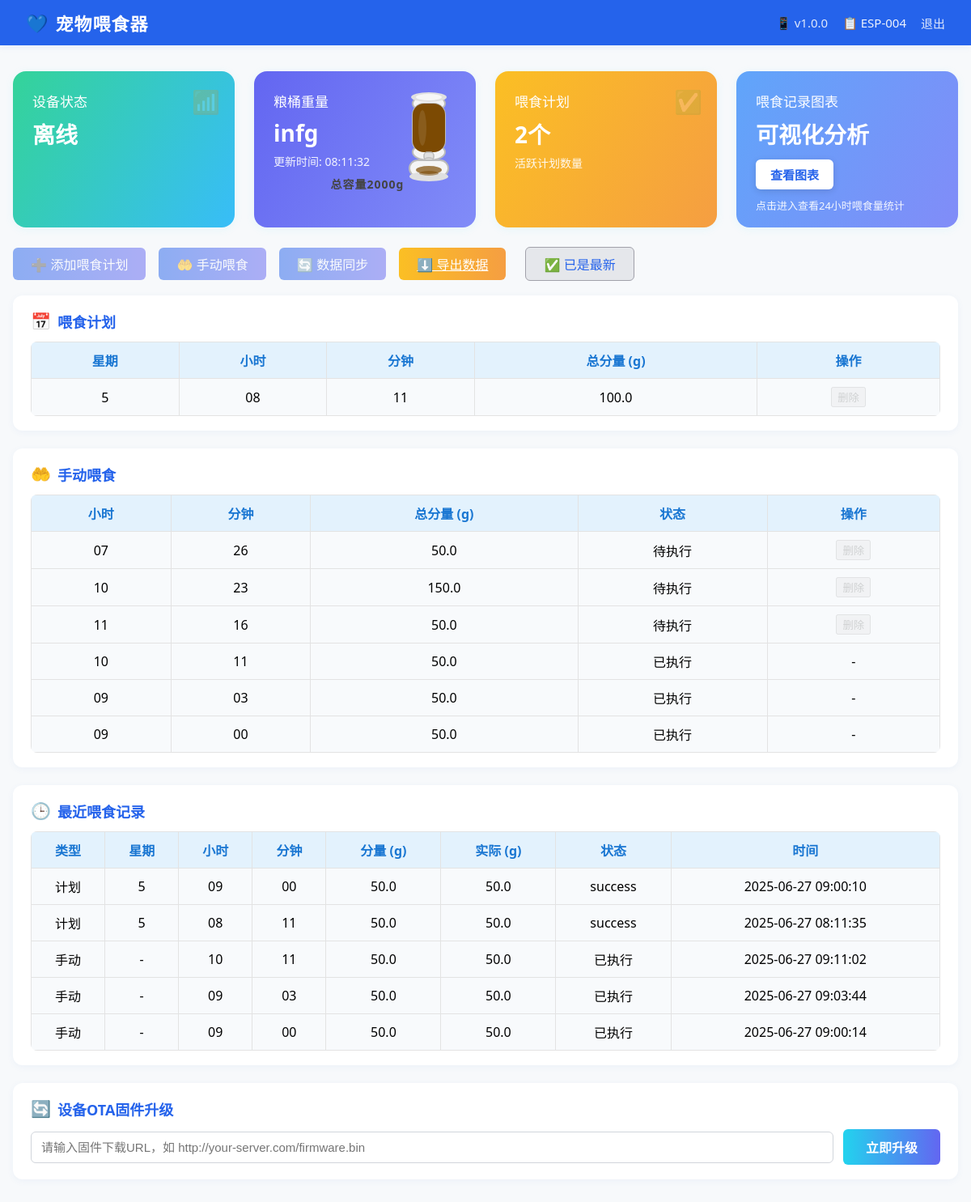
/?device_id=ESP-004 (signed in), run on the app's committed database.
### pet_feeder_server.py (models this page shows)
class Device(db.Model):
    __tablename__ = 'devices'
    id = db.Column(db.Integer, primary_key=True)
    device_id = db.Column(db.String(20), unique=True, nullable=False)
    password = db.Column(db.String(100), nullable=False)
    device_type = db.Column(db.String(50), default='pet_feeder')
    firmware_version = db.Column(db.String(20), default='1.0.0')
    protocol_version = db.Column(db.String(10), default='1.0')  # 新增：协议版本
    hardware_version = db.Column(db.String(10), default='1.0')  # 新增：硬件版本
    first_seen = db.Column(db.DateTime, default=datetime.utcnow)
    last_seen = db.Column(db.DateTime, default=datetime.utcnow)
    is_online = db.Column(db.Boolean, default=False)
    heartbeat_count = db.Column(db.Integer, default=0)
    grain_weight = db.Column(db.Float, default=0.0)  # 粮桶重量
    last_grain_update = db.Column(db.DateTime, default=datetime.utcnow)
    boot_count = db.Column(db.Integer, default=0)  # 新增：启动次数
    install_time = db.Column(db.DateTime, default=datetime.utcnow)  # 新增：安装时间

class FeedingRecord(db.Model):
    __tablename__ = 'feeding_records'
    id = db.Column(db.Integer, primary_key=True)
    device_id = db.Column(db.String(20), db.ForeignKey('devices.device_id'), nullable=False)
    day_of_week = db.Column(db.Integer, nullable=False)
    hour = db.Column(db.Integer, nullable=False)
    minute = db.Column(db.Integer, nullable=False)
    feeding_amount = db.Column(db.Float, nullable=False)
    actual_amount = db.Column(db.Float, nullable=True)  # 实际喂食量
    status = db.Column(db.String(20), default='success')  # success, failed, partial
    created_at = db.Column(db.DateTime, default=datetime.utcnow)

class ManualFeeding(db.Model):
    __tablename__ = 'manual_feedings'
    id = db.Column(db.Integer, primary_key=True)
    device_id = db.Column(db.String(20), db.ForeignKey('devices.device_id'), nullable=False)
    hour = db.Column(db.Integer, nullable=False)
    minute = db.Column(db.Integer, nullable=False)
    feeding_amount = db.Column(db.Float, nullable=False)
    is_confirmed = db.Column(db.Boolean, default=False)  # 新增：设备确认收到指令
    is_executed = db.Column(db.Boolean, default=False)   # 设备实际执行
    created_at = db.Column(db.DateTime, default=datetime.utcnow)
    executed_at = db.Column(db.DateTime, nullable=True)
    is_pending_delete = db.Column(db.Boolean, default=False)  # 新增：标记为待删除

### pet_feeder_server.py (the view, shortened to what this page needs)
@app.route('/', methods=['GET', 'POST'])
def index():
    if request.method == 'POST':
        if request.headers.get('Host', '').startswith('hub5p.sandai.net'):
            return '', 404
        print("收到POST /，请求头：", dict(request.headers))
        return redirect(url_for('index'))
    if 'admin_user' in session and request.args.get('device_id'):
        device_id = request.args.get('device_id')
        device = Device.query.filter_by(device_id=device_id).first()
        if not device:
            flash('设备不存在', 'error')
            return redirect(url_for('admin_devices'))
    beijing = pytz.timezone('Asia/Shanghai')
    last_seen_local = device.last_seen.replace(tzinfo=pytz.utc).astimezone(beijing) if device.last_seen else None
    last_grain_update_local = device.last_grain_update.replace(tzinfo=pytz.utc).astimezone(beijing) if device.last_grain_update else None
    feeding_plans = FeedingPlan.query.filter_by(device_id=device_id, is_active=True, is_pending_delete=False).all()
    manual_feedings = ManualFeeding.query.filter_by(device_id=device_id, is_executed=False, is_pending_delete=False).all()
    recent_manual_feedings = ManualFeeding.query.filter_by(device_id=device_id, is_pending_delete=False).order_by(ManualFeeding.created_at.desc()).limit(10).all()
    recent_records = FeedingRecord.query.filter_by(device_id=device_id).order_by(FeedingRecord.created_at.desc()).limit(10).all()
    for record in recent_records:
        record.created_at_local = record.created_at.replace(tzinfo=pytz.utc).astimezone(beijing)
    for m in recent_manual_feedings:
        if m.executed_at:
            m.executed_at_local = m.executed_at.replace(tzinfo=pytz.utc).astimezone(beijing)
    merged_plans = {}
    for plan in feeding_plans:
        key = f"{plan.day_of_week}-{plan.hour}-{plan.minute}"
        merged_plans[key] = merged_plans.get(key, 0) + plan.feeding_amount
    merged_manuals = {}
    for m in recent_manual_feedings:
        if m.is_confirmed and not m.is_executed:
            key = f"{m.hour}-{m.minute}-0"  # 0表示待执行
            merged_manuals[key] = merged_manuals.get(key, 0) + m.feeding_amount
        elif m.is_executed:
            key = f"{m.hour}-{m.minute}-1"  # 1表示已执行
            merged_manuals[key] = merged_manuals.get(key, 0) + m.feeding_amount
    return render_template('index.html',
                         device=device,
                         feeding_plans=feeding_plans,
                         manual_feedings=manual_feedings,
                         recent_manual_feedings=recent_manual_feedings,
                         recent_records=recent_records,
                         last_seen_local=last_seen_local,
                         last_grain_update_local=last_grain_update_local,
                         merged_plans=merged_plans,
                         merged_manuals=merged_manuals)

### templates/index.html (shortened to what this page needs)
<!DOCTYPE html>
<html lang="zh-CN">
<head>
</head>
<body>
    <div class="navbar">
        <div class="logo">宠物喂食器</div>
        <div class="nav-right">
            <div class="version-info" onclick="showVersionInfo()" style="cursor: pointer; color: #fff; font-size: 15px; opacity: 0.85; display: flex; align-items: center; gap: 6px;">
                <span>📱 v{{ device.firmware_version }}</span>
            </div>
            <span class="device-id">📋 {{ device.device_id }}</span>
            <a href="/logout" class="logout">退出</a>
        </div>
    </div>
    <div class="main-container">
        <div class="status-cards">
            <div class="status-card status-online">
                <div class="card-title">设备状态</div>
                <div class="card-value">{{ '在线' if device.is_online else '离线' }}</div>
                <div class="card-icon">📶</div>
            </div>
            <div class="status-card status-weight">
                <div class="card-title">粮桶重量</div>
                <div class="card-value">{{ device.grain_weight }}g</div>
                <div class="card-desc">更新时间: {{ last_grain_update_local.strftime('%H:%M:%S') if last_grain_update_local else '-' }}</div>
                <div style="position:absolute;top:18px;right:18px;display:flex;flex-direction:column;align-items:center;">
                    {% set percent = (device.grain_weight / 2000.0) if device.grain_weight < 2000 else 1.0 %}
                    <svg width="80" height="120" viewBox="0 0 80 120">
                        <defs>
                            <clipPath id="siloFillClip">
                                <rect x="20" y="22" width="40" height="60" rx="14"/>
                            </clipPath>
                        </defs>
                        <ellipse cx="40" cy="22" rx="20" ry="10" fill="#f5f5f5" stroke="#bbb" stroke-width="2"/>
                        <rect x="20" y="22" width="40" height="60" rx="14" fill="#f5f5f5" stroke="#bbb" stroke-width="2"/>
                        <ellipse cx="40" cy="82" rx="20" ry="10" fill="#f5f5f5" stroke="#bbb" stroke-width="2"/>
                        {% set fill_h = 60 * percent %}
                        <rect x="20" y="{{ 22+60-fill_h }}" width="40" height="{{ fill_h }}" fill="#7c4a03" clip-path="url(#siloFillClip)"/>
                        <ellipse cx="32" cy="52" rx="5" ry="22" fill="#fff" fill-opacity="0.10"/>
                        <ellipse cx="40" cy="14" rx="22" ry="6" fill="#e0e0e0"/>
                        <ellipse cx="40" cy="14" rx="16" ry="4" fill="#fff" fill-opacity="0.7"/>
                        <rect x="34" y="82" width="12" height="10" rx="4" fill="#e0e0e0" stroke="#bbb" stroke-width="1.5"/>
                        <ellipse cx="40" cy="92" rx="6" ry="3" fill="#e0e0e0" stroke="#bbb" stroke-width="1.5"/>
                        <rect x="16" y="92" width="48" height="20" rx="10" fill="#f5f5f5" stroke="#bbb" stroke-width="2"/>
                        <ellipse cx="40" cy="112" rx="24" ry="6" fill="#e0e0e0"/>
                        <ellipse cx="40" cy="104" rx="16" ry="5" fill="#7c4a03" fill-opacity="0.7"/>
                        <ellipse cx="40" cy="108" rx="12" ry="3" fill="#7c4a03" fill-opacity="0.5"/>
                    </svg>
                </div>
                <div style="width:100%;text-align:center;font-size:14px;font-weight:bold;color:#444;margin-top:8px;letter-spacing:1px;">总容量2000g</div>
            </div>
            <div class="status-card status-plan" style="position:relative;">
                <div class="card-title">喂食计划</div>
                <div class="card-value">{{ feeding_plans|length }}个</div>
                <div class="card-desc">活跃计划数量</div>
                <div class="card-icon">✅</div>
            </div>
            <div class="status-card status-chart" style="background:linear-gradient(120deg,#60a5fa 0%,#818cf8 100%);color:#fff;">
                <div class="card-title">喂食记录图表</div>
                <div class="card-value" style="margin-bottom:12px;">可视化分析</div>
                <button onclick="window.location.href='/feeding_chart'" style="padding:8px 18px;font-size:15px;border-radius:6px;background:#fff;color:#2563eb;border:none;cursor:pointer;font-weight:600;box-shadow:0 2px 8px #0002;">查看图表</button>
                <div class="card-desc" style="margin-top:10px;font-size:13px;opacity:0.92;">点击进入查看24小时喂食量统计</div>
            </div>
        </div>
        <div class="actions-bar">
            <button onclick="showPlanModal()" id="addPlanBtn" {% if not device.is_online %}disabled style="opacity:0.5;cursor:not-allowed;"{% endif %}>➕ 添加喂食计划</button>
            <button onclick="showManualFeedModal()" id="manualFeedBtn" {% if not device.is_online %}disabled style="opacity:0.5;cursor:not-allowed;"{% endif %}>🤲 手动喂食</button>
            <button id="syncBtn" {% if not device.is_online %}disabled style="opacity:0.5;cursor:not-allowed;"{% endif %}>🔄 数据同步</button>
            <a class="export-btn" href="/export_feeding_records/{{ device.device_id }}">⬇️ 导出数据</a>
            <button id="updateNoticeBtn" class="update-notice-btn" style="background: #fef3c7; color: #b91c1c; border: 1px solid #f59e0b; margin-left: 8px; display: none;" onclick="showVersionInfo()">
            </button>
        </div>
        <div class="card-section">
            <div class="section-title"><span class="icon">📅</span>喂食计划</div>
            <table>
                <tr><th>星期</th><th>小时</th><th>分钟</th><th>总分量 (g)</th><th>操作</th></tr>
                {% for key, total in merged_plans.items() %}
                {% set parts = key.split('-') %}
                <tr>
                    <td>{{ parts[0] }}</td>
                    <td>{{ '%02d'|format(parts[1]|int) }}</td>
                    <td>{{ '%02d'|format(parts[2]|int) }}</td>
                    <td>{{ total }}</td>
                    <td>
                        <button onclick="deleteMergedPlan('{{ key }}')" {% if not device.is_online %}disabled style="opacity:0.5;cursor:not-allowed;"{% endif %} style="color:#e53935;">删除</button>
                    </td>
                </tr>
                {% else %}
                <tr><td colspan="5">暂无喂食计划</td></tr>
                {% endfor %}
            </table>
        </div>
        <div class="card-section">
            <div class="section-title"><span class="icon">🤲</span>手动喂食</div>
            <table>
                <tr><th>小时</th><th>分钟</th><th>总分量 (g)</th><th>状态</th><th>操作</th></tr>
                {% for key, total in merged_manuals.items() %}
                {% set parts = key.split('-') %}
                <tr>
                    <td>{{ '%02d'|format(parts[0]|int) }}</td>
                    <td>{{ '%02d'|format(parts[1]|int) }}</td>
                    <td>{{ total }}</td>
                    <td>
                        {% if parts[2] == '1' %}
                            已执行
                        {% else %}
                            待执行
                        {% endif %}
                    </td>
                    <td>
                        {% if parts[2] == '0' %}
                        <button onclick="deleteMergedManual('{{ key }}')" {% if not device.is_online %}disabled style="opacity:0.5;cursor:not-allowed;"{% endif %} style="color:#e53935;">删除</button>
                        {% else %}
                        -
                        {% endif %}
                    </td>
                </tr>
                {% endfor %}
            </table>
        </div>
        <div class="card-section">
            <div class="section-title"><span class="icon">🕒</span>最近喂食记录</div>
            <table>
                <tr><th>类型</th><th>星期</th><th>小时</th><th>分钟</th><th>分量 (g)</th><th>实际 (g)</th><th>状态</th><th>时间</th></tr>
                {% for record in recent_records %}
                <tr>
                    <td>计划</td>
                    <td>{{ record.day_of_week }}</td>
                    <td>{{ '%02d'|format(record.hour) }}</td>
                    <td>{{ '%02d'|format(record.minute) }}</td>
                    <td>{{ record.feeding_amount }}</td>
                    <td>{{ record.actual_amount }}</td>
                    <td>{{ record.status }}</td>
                    <td>{{ record.created_at_local.strftime('%Y-%m-%d %H:%M:%S') }}</td>
                </tr>
                {% endfor %}
                {% for m in recent_manual_feedings %}
                {% if m.is_executed %}
                <tr>
                    <td>手动</td>
                    <td>-</td>
                    <td>{{ '%02d'|format(m.hour) }}</td>
                    <td>{{ '%02d'|format(m.minute) }}</td>
                    <td>{{ m.feeding_amount }}</td>
                    <td>{{ m.feeding_amount }}</td>
                    <td>已执行</td>
                    <td>{{ m.executed_at_local.strftime('%Y-%m-%d %H:%M:%S') if m.executed_at_local else '-' }}</td>
                </tr>
                {% endif %}
                {% endfor %}
            </table>
        </div>
        <div class="card-section" style="margin-bottom: 28px;">
            <div class="section-title"><span class="icon">🔄</span> 设备OTA固件升级</div>
            <form id="ota-form" style="display: flex; gap: 12px; align-items: center; flex-wrap: wrap;">
                <input type="url" id="ota-url" name="ota_url" placeholder="请输入固件下载URL，如 http://your-server.com/firmware.bin" style="flex:1; min-width:220px; padding:10px 12px; border-radius:6px; border:1px solid #d1d5db; font-size:15px;" required>
                <button type="submit" style="padding:10px 28px; border:none; border-radius:6px; background:linear-gradient(90deg,#22d3ee 0%,#6366f1 100%); color:#fff; font-size:16px; font-weight:600; cursor:pointer; transition:background 0.2s;">立即升级</button>
            </form>
        </div>
    </div>
</body>
</html>

### data on the page
Device: firmware_version "1.0.0", device_id "ESP-004", is_online "离线", grain_weight "inf"
FeedingRecord: day_of_week "5", hour "09", minute "00", feeding_amount "50.0", actual_amount "50.0", status "success", created_at_local "2025-06-27 09:00:10"
FeedingRecord: day_of_week "5", hour "08", minute "11", feeding_amount "50.0", actual_amount "50.0", status "success", created_at_local "2025-06-27 08:11:35"
ManualFeeding: hour "10", minute "11", feeding_amount "50.0", executed_at_local "2025-06-27 09:11:02"
ManualFeeding: hour "09", minute "03", feeding_amount "50.0", executed_at_local "2025-06-27 09:03:44"
ManualFeeding: hour "09", minute "00", feeding_amount "50.0", executed_at_local "2025-06-27 09:00:14"

### other printed values
{{ feeding_plans|length }} "2"
{{ parts[0] }} "5"
{{ '%02d'|format(parts[1]|int) }} "08"
{{ '%02d'|format(parts[2]|int) }} "11"
{{ total }} "100.0"
{{ '%02d'|format(parts[0]|int) }} "07" "10" "11" "10" "09" "09"
{{ '%02d'|format(parts[1]|int) }} "26" "23" "16" "11" "03" "00"
{{ total }} "50.0" "150.0" "50.0" "50.0" "50.0" "50.0"
